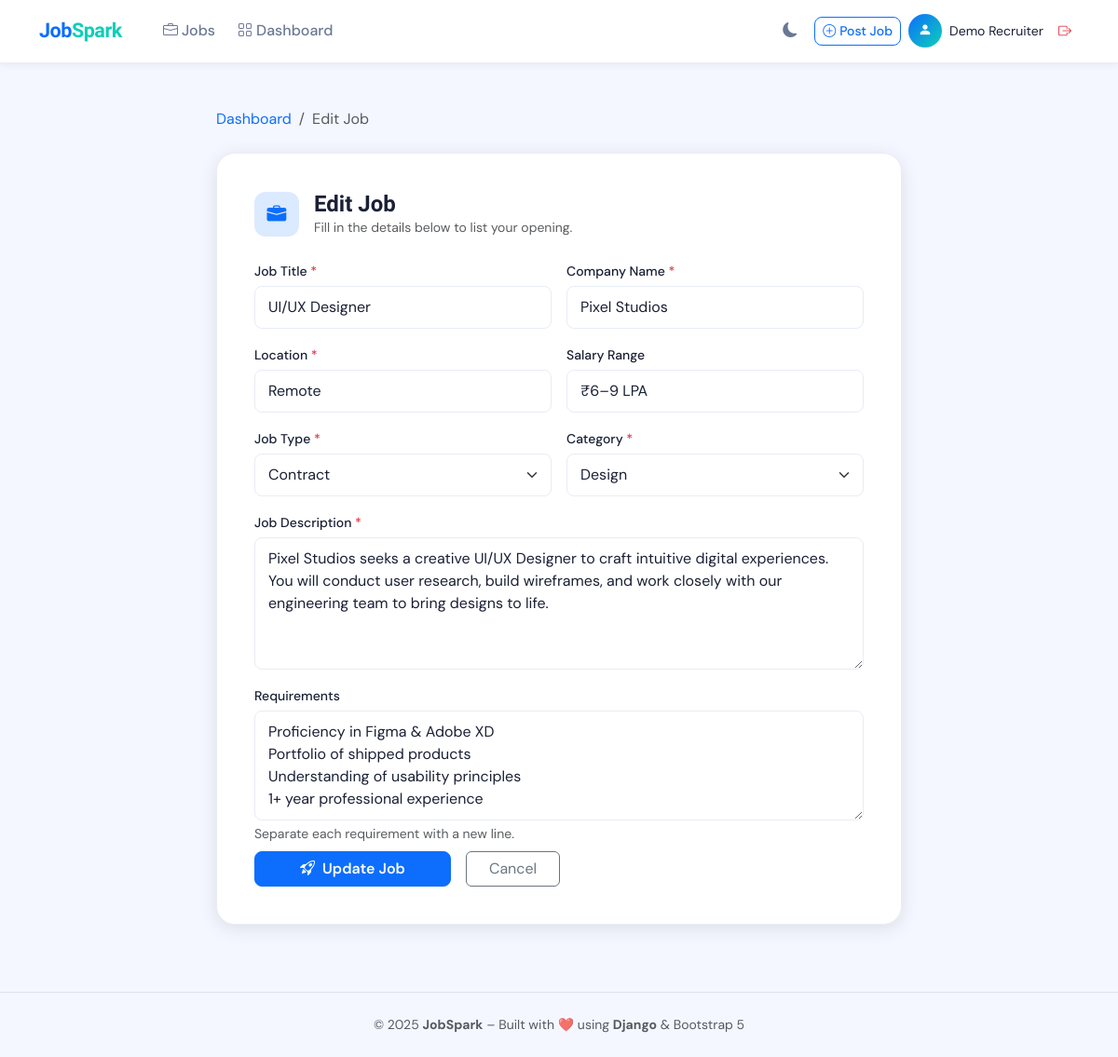
/edit-job/2/ (signed in), run on the app's committed database.
### jobs/models.py (models this page shows, shortened)
class Job(models.Model):
    FULL_TIME  = 'Full-time'
    PART_TIME  = 'Part-time'
    CONTRACT   = 'Contract'
    INTERNSHIP = 'Internship'
    JOB_TYPE_CHOICES = [
        (FULL_TIME,  'Full-time'),
        (PART_TIME,  'Part-time'),
        (CONTRACT,   'Contract'),
        (INTERNSHIP, 'Internship'),
    ]
    ENGINEERING = 'Engineering'
    DESIGN      = 'Design'
    DATA        = 'Data'
    MANAGEMENT  = 'Management'
    MARKETING   = 'Marketing'
    SALES       = 'Sales'
    OTHER       = 'Other'
    CATEGORY_CHOICES = [
        (ENGINEERING, 'Engineering'),
        (DESIGN,      'Design'),
        (DATA,        'Data'),
        (MANAGEMENT,  'Management'),
        (MARKETING,   'Marketing'),
        (SALES,       'Sales'),
        (OTHER,       'Other'),
    ]
    title        = models.CharField(max_length=200)
    company      = models.CharField(max_length=200)
    location     = models.CharField(max_length=200)
    job_type     = models.CharField(max_length=20, choices=JOB_TYPE_CHOICES, default=FULL_TIME)
    salary       = models.CharField(max_length=100, blank=True, default='Negotiable')
    category     = models.CharField(max_length=50, choices=CATEGORY_CHOICES, default=ENGINEERING)
    description  = models.TextField()
    requirements = models.TextField(blank=True, help_text='One requirement per line')
    logo         = models.CharField(max_length=5, blank=True,
                                    help_text='2-letter abbreviation shown on card (e.g. TN)')
    recruiter = models.ForeignKey(
        User,
        on_delete=models.SET_NULL,
        null=True, blank=True,
        related_name='posted_jobs',
    )
    posted_at  = models.DateTimeField(default=timezone.now)
    updated_at = models.DateTimeField(auto_now=True)
    is_active = models.BooleanField(default=True)
    class Meta:
        ordering = ['-posted_at']   # Newest first
        verbose_name = 'Job'
        verbose_name_plural = 'Jobs'

### jobs/views.py (the view)
# urls.py: path('edit-job/<int:pk>/',     views.edit_job,   name='edit_job'),
@login_required
def edit_job(request, pk):
    job = get_object_or_404(Job, pk=pk, recruiter=request.user)
    form = JobForm(request.POST or None, instance=job)
    if request.method == 'POST' and form.is_valid():
        form.save(recruiter=request.user)
        messages.success(request, 'Job updated successfully! ✅')
        return redirect('dashboard')
    return render(request, 'jobs/post_job.html', {
        'form':     form,
        'job':      job,
        'is_edit':  True,
        'heading':  'Edit Job',
        'btn_text': 'Update Job',
    })

### jobs/templates/jobs/post_job.html (shortened to what this page needs)
{% extends "jobs/base.html" %}
{% load static %}
{% block content %}
<div class="container py-5">
  <div class="row justify-content-center">
    <div class="col-lg-8">
      <nav aria-label="breadcrumb" class="mb-4">
        <ol class="breadcrumb">
          <li class="breadcrumb-item">
            <a href="{% url 'dashboard' %}">Dashboard</a>
          </li>
          <li class="breadcrumb-item active">{{ heading }}</li>
        </ol>
      </nav>
      <div class="post-job-card fade-up">
        <div class="d-flex align-items-center gap-3 mb-4">
          <div class="stat-icon" style="background:#dbeafe;width:48px;height:48px;border-radius:12px">
            <i class="bi bi-briefcase-fill text-primary"></i>
          </div>
          <div>
            <h4 class="fw-bold mb-0">{{ heading }}</h4>
            <p class="text-muted small mb-0">
              Fill in the details below to list your opening.
            </p>
          </div>
        </div>
        <form method="POST"
              action="{% if is_edit %}{% url 'edit_job' job.pk %}{% else %}{% url 'post_job' %}{% endif %}">
          <div class="row g-3">
            <div class="col-md-6">
              <label class="form-label" for="{{ form.title.id_for_label }}">
                Job Title <span class="text-danger">*</span>
              </label>
              {{ form.title }}
            </div>
            <div class="col-md-6">
              <label class="form-label" for="{{ form.company.id_for_label }}">
                Company Name <span class="text-danger">*</span>
              </label>
              {{ form.company }}
            </div>
            <div class="col-md-6">
              <label class="form-label" for="{{ form.location.id_for_label }}">
                Location <span class="text-danger">*</span>
              </label>
              {{ form.location }}
            </div>
            <div class="col-md-6">
              <label class="form-label" for="{{ form.salary.id_for_label }}">
                Salary Range
              </label>
              {{ form.salary }}
            </div>
            <div class="col-md-6">
              <label class="form-label" for="{{ form.job_type.id_for_label }}">
                Job Type <span class="text-danger">*</span>
              </label>
              {{ form.job_type }}
            </div>
            <div class="col-md-6">
              <label class="form-label" for="{{ form.category.id_for_label }}">
                Category <span class="text-danger">*</span>
              </label>
              {{ form.category }}
            </div>
            <div class="col-12">
              <label class="form-label" for="{{ form.description.id_for_label }}">
                Job Description <span class="text-danger">*</span>
              </label>
              {{ form.description }}
            </div>
            <div class="col-12">
              <label class="form-label" for="{{ form.requirements.id_for_label }}">
                Requirements
              </label>
              {{ form.requirements }}
              <div class="form-text">Separate each requirement with a new line.</div>
            </div>
            <div class="col-12 mt-2">
              <div class="d-flex gap-3">
                <button type="submit" class="btn btn-primary px-5">
                  <i class="bi bi-rocket-takeoff me-2"></i>{{ btn_text }}
                </button>
                <a href="{% url 'dashboard' %}"
                   class="btn btn-outline-secondary px-4">Cancel</a>
              </div>
            </div>
          </div>
        </form>
      </div>
    </div>
  </div>
</div>
{% endblock %}

### jobs/templates/jobs/base.html (shortened to what this page needs)
{% load static %}
<!DOCTYPE html>
<html lang="en">
<head>
  <link href="https://cdn.jsdelivr.net/npm/bootstrap@5.3.3/dist/css/bootstrap.min.css" rel="stylesheet"/>
  <link href="https://cdn.jsdelivr.net/npm/bootstrap-icons@1.11.3/font/bootstrap-icons.min.css" rel="stylesheet"/>
  <link href="{% static 'jobs/css/style.css' %}" rel="stylesheet"/>
</head>
<body>
<nav class="navbar navbar-expand-lg fixed-top">
  <div class="container">
    <a class="navbar-brand" href="{% url 'home' %}">
      Job<span class="brand-dot">Spark</span>
    </a>
    <div class="collapse navbar-collapse" id="navbarContent">
      <ul class="navbar-nav me-auto mb-2 mb-lg-0 ms-3">
        <li class="nav-item">
          <a class="nav-link {% if request.resolver_match.url_name == 'home' %}active{% endif %}"
             href="{% url 'home' %}">
            <i class="bi bi-briefcase me-1"></i>Jobs
          </a>
        </li>
        {% if user.is_authenticated %}
        <li class="nav-item">
          <a class="nav-link {% if request.resolver_match.url_name == 'dashboard' %}active{% endif %}"
             href="{% url 'dashboard' %}">
            <i class="bi bi-grid me-1"></i>Dashboard
          </a>
        </li>
        {% endif %}
      </ul>
      <div class="d-flex align-items-center gap-2">
        <button class="btn-icon" id="darkToggleBtn" title="Toggle dark mode">
        </button>
        {% if user.is_authenticated %}
          {% if user.is_staff %}
            <a href="{% url 'post_job' %}" class="btn btn-outline-primary btn-sm">
              <i class="bi bi-plus-circle me-1"></i>Post Job
            </a>
          {% endif %}
          <div class="d-flex align-items-center gap-2">
            <div class="user-avatar">
              <i class="bi bi-person-fill" style="font-size:.9rem"></i>
            </div>
            <span class="fw-500 small d-none d-lg-inline">
              {{ user.first_name|default:user.email }}
            </span>
          </div>
          <a href="{% url 'logout' %}" class="btn btn-sm text-danger border-0" title="Logout">
            <i class="bi bi-box-arrow-right"></i>
          </a>
        {% else %}
          <a href="{% url 'login' %}" class="btn btn-outline-primary btn-sm px-3">Login</a>
          <a href="{% url 'register' %}" class="btn btn-primary btn-sm px-3">Register</a>
        {% endif %}
      </div>
    </div>
  </div>
</nav>
{% block content %}{% endblock %}
<footer class="py-4 border-top mt-4">
  <div class="container text-center text-muted small">
    <p class="mb-0">
      © 2025 <strong>JobSpark</strong> –
      Built with ❤️ using <strong>Django</strong> &amp; Bootstrap 5
    </p>
  </div>
</footer>
</body>
</html>

### jobs/static/jobs/css/style.css (style rules this page uses)
:root { --primary: #0d6efd; --accent: #0dcfb8; --accent-dark: #09a896; --surface: #ffffff; --surface-alt: #f8faff; --border: #e8ecf4; --text: #1a2035; --text-muted: #6b7795; --shadow-sm: 0 2px 8px rgba(0,0,0,.06); --shadow-md: 0 4px 20px rgba(0,0,0,.10); --radius: 14px; --radius-sm: 8px; --nav-height: 68px; }
* { box-sizing: border-box; }
body { font-family: 'DM Sans', sans-serif; background: #f4f7ff; color: var(--text); transition: background .3s, color .3s; padding-top: var(--nav-height); }
h1,h2,h3,h4,h5,h6 { font-family: 'Sora', sans-serif; }
a { color: var(--primary); text-decoration: none; }
.navbar { height: var(--nav-height); background: var(--surface) !important; border-bottom: 1px solid var(--border); box-shadow: var(--shadow-sm); transition: background .3s; }
.navbar-brand { font-family: 'Sora', sans-serif; font-weight: 800; font-size: 1.35rem; color: var(--primary) !important; letter-spacing: -0.5px; }
.navbar-brand .brand-dot { color: var(--accent); }
.nav-link { font-weight: 500; color: var(--text-muted) !important; transition: color .2s; padding: .4rem .75rem !important; border-radius: var(--radius-sm); }
.btn-icon { background: transparent; border: none; color: var(--text-muted); width: 36px; height: 36px; border-radius: 50%; display: flex; align-items: center; justify-content: center; transition: background .2s, color .2s; padding: 0; cursor: pointer; }
.btn-primary { background: var(--primary); border-color: var(--primary); font-weight: 600; border-radius: var(--radius-sm); transition: all .2s; }
.btn-outline-primary { border-radius: var(--radius-sm); font-weight: 500; }
.form-label { font-weight: 500; font-size: .875rem; color: var(--text); margin-bottom: 5px; }
.form-control, .form-select { border-color: var(--border); border-radius: var(--radius-sm); padding: 10px 14px; color: var(--text); transition: border-color .2s, box-shadow .2s; }
.stat-icon { width: 48px; height: 48px; border-radius: 12px; display: flex; align-items: center; justify-content: center; font-size: 1.3rem; }
.post-job-card { background: var(--surface); border-radius: 20px; padding: 40px; box-shadow: var(--shadow-md); border: 1px solid var(--border); }
.user-avatar { width: 36px; height: 36px; background: linear-gradient(135deg,var(--primary),var(--accent)); border-radius: 50%; display: flex; align-items: center; justify-content: center; color: #fff; font-weight: 700; font-size: .9rem; }
.fade-up { animation: fadeUp .45s ease both; }

### data on the page
Job: title "UI/UX Designer", company "Pixel Studios", location "Remote", salary "₹6–9 LPA", job_type "Contract", category "Design", description "Pixel Studios seeks a creative UI/UX Designer to craft intuitive digital experiences. You will conduct user research, build wireframes, and work closely with our engineering team to bring designs to life.", requirements "Proficiency in Figma & Adobe XD Portfolio of shipped products Understanding of usability principles 1+ year professional experience"

### other printed values
{{ user.first_name|default:user.email }} "Demo Recruiter"
{{ heading }} "Edit Job"
{{ btn_text }} "Update Job"
